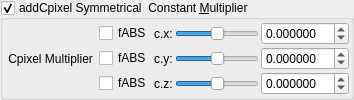
    <widget class="MyGroupBox" name="groupCheck_transf_addCpixel_enabled_false">
     <property name="toolTip">
      <string>&lt;html&gt;&lt;head/&gt;&lt;body&gt;&lt;p&gt;Cpixel is CVector3 c = ( c.x, c.y, c.z). It is each original point (pixel) in 3D space where the iteration starts from, ( c = original z for each point .) It is commonly found in formula structures z = f(z) + c.&lt;/p&gt;&lt;p&gt;The Cpixel multiplier effectively scales this point &amp;quot;c&amp;quot; towards the origin.&lt;/p&gt;&lt;p&gt;This transform allows the addition or subtraction of Cpixel, dependent on whether z is postive or negative.&lt;/p&gt;&lt;p&gt;e.g if &lt;span style=&quot; font-style:italic;&quot;&gt;z.x&lt;/span&gt; is positive then &lt;span style=&quot; font-style:italic;&quot;&gt;fabs(c.x)&lt;/span&gt; is added, if &lt;span style=&quot; font-style:italic;&quot;&gt;z.x&lt;/span&gt; is negative then &lt;span style=&quot; font-style:italic;&quot;&gt;fabs(c)&lt;/span&gt; is subtracted. &lt;/p&gt;&lt;p&gt;Also try negative addCpixel constant multipliers.&lt;/p&gt;&lt;p&gt;If checkBoxes are disabled then Cpixel remains signed.&lt;/p&gt;&lt;p&gt;&lt;br/&gt;&lt;/p&gt;&lt;/body&gt;&lt;/html&gt;</string>
     </property>
     <property name="title">
      <string>addCpixel Symmetrical  Constant &amp;Multiplier </string>
     </property>
     <property name="checkable">
      <bool>true</bool>
     </property>
     <layout class="QVBoxLayout" name="verticalLayout_49">
      <property name="spacing">
       <number>2</number>
      </property>
      <property name="leftMargin">
       <number>2</number>
      </property>
      <property name="topMargin">
       <number>2</number>
      </property>
      <property name="rightMargin">
       <number>2</number>
      </property>
      <property name="bottomMargin">
       <number>2</number>
      </property>
      <item>
       <layout class="QGridLayout" name="gridLayout_23">
        <property name="spacing">
         <number>2</number>
        </property>
        <item row="0" column="4">
         <widget class="MyDoubleSpinBox" name="spinbox3_transf_constant_multiplier_000_x">
          <property name="sizePolicy">
           <sizepolicy hsizetype="Minimum" vsizetype="Maximum">
            <horstretch>0</horstretch>
            <verstretch>0</verstretch>
           </sizepolicy>
          </property>
          <property name="prefix">
           <string/>
          </property>
          <property name="suffix">
           <string/>
          </property>
          <property name="decimals">
           <number>6</number>
          </property>
          <property name="minimum">
           <double>-99.989999999999995</double>
          </property>
          <property name="maximum">
           <double>99.989999999999995</double>
          </property>
          <property name="singleStep">
           <double>0.100000000000000</double>
          </property>
         </widget>
        </item>
        <item row="0" column="2">
         <widget class="QLabel" name="label_109">
          <property name="text">
           <string>c.x:</string>
          </property>
         </widget>
        </item>
        <item row="1" column="4">
         <widget class="MyDoubleSpinBox" name="spinbox3_transf_constant_multiplier_000_y">
          <property name="sizePolicy">
           <sizepolicy hsizetype="Minimum" vsizetype="Maximum">
            <horstretch>0</horstretch>
            <verstretch>0</verstretch>
           </sizepolicy>
          </property>
          <property name="prefix">
           <string/>
          </property>
          <property name="suffix">
           <string/>
          </property>
          <property name="decimals">
           <number>6</number>
          </property>
          <property name="minimum">
           <double>-99.989999999999995</double>
          </property>
          <property name="maximum">
           <double>99.989999999999995</double>
          </property>
          <property name="singleStep">
           <double>0.100000000000000</double>
          </property>
         </widget>
        </item>
        <item row="2" column="4">
         <widget class="MyDoubleSpinBox" name="spinbox3_transf_constant_multiplier_000_z">
          <property name="sizePolicy">
           <sizepolicy hsizetype="Minimum" vsizetype="Maximum">
            <horstretch>0</horstretch>
            <verstretch>0</verstretch>
           </sizepolicy>
          </property>
          <property name="prefix">
           <string/>
          </property>
          <property name="suffix">
           <string/>
          </property>
          <property name="decimals">
           <number>6</number>
          </property>
          <property name="minimum">
           <double>-99.989999999999995</double>
          </property>
          <property name="maximum">
           <double>99.989999999999995</double>
          </property>
          <property name="singleStep">
           <double>0.100000000000000</double>
          </property>
         </widget>
        </item>
        <item row="1" column="2">
         <widget class="QLabel" name="label_110">
          <property name="text">
           <string>c.y:</string>
          </property>
         </widget>
        </item>
        <item row="2" column="2">
         <widget class="QLabel" name="label_111">
          <property name="text">
           <string>c.z:</string>
          </property>
         </widget>
        </item>
        <item row="0" column="3">
         <widget class="QSlider" name="slider3_transf_constant_multiplier_000_x">
          <property name="sizePolicy">
           <sizepolicy hsizetype="Expanding" vsizetype="Maximum">
            <horstretch>0</horstretch>
            <verstretch>0</verstretch>
           </sizepolicy>
          </property>
          <property name="minimum">
           <number>-10000000</number>
          </property>
          <property name="maximum">
           <number>10000000</number>
          </property>
          <property name="value">
           <number>0</number>
          </property>
          <property name="sliderPosition">
           <number>0</number>
          </property>
          <property name="orientation">
           <enum>Qt::Horizontal</enum>
          </property>
         </widget>
        </item>
        <item row="2" column="1">
         <widget class="QCheckBox" name="checkBox_transf_function_enabledz">
          <property name="text">
           <string>fABS</string>
          </property>
         </widget>
        </item>
        <item row="1" column="3">
         <widget class="QSlider" name="slider3_transf_constant_multiplier_000_y">
          <property name="sizePolicy">
           <sizepolicy hsizetype="Expanding" vsizetype="Maximum">
            <horstretch>0</horstretch>
            <verstretch>0</verstretch>
           </sizepolicy>
          </property>
          <property name="minimum">
           <number>-10000000</number>
          </property>
          <property name="maximum">
           <number>10000000</number>
          </property>
          <property name="value">
           <number>0</number>
          </property>
          <property name="sliderPosition">
           <number>0</number>
          </property>
          <property name="orientation">
           <enum>Qt::Horizontal</enum>
          </property>
         </widget>
        </item>
        <item row="0" column="1">
         <widget class="QCheckBox" name="checkBox_transf_function_enabledx">
          <property name="text">
           <string>fABS</string>
          </property>
         </widget>
        </item>
        <item row="2" column="3">
         <widget class="QSlider" name="slider3_transf_constant_multiplier_000_z">
          <property name="sizePolicy">
           <sizepolicy hsizetype="Expanding" vsizetype="Maximum">
            <horstretch>0</horstretch>
            <verstretch>0</verstretch>
           </sizepolicy>
          </property>
          <property name="minimum">
           <number>-10000000</number>
          </property>
          <property name="maximum">
           <number>10000000</number>
          </property>
          <property name="value">
           <number>0</number>
          </property>
          <property name="sliderPosition">
           <number>0</number>
          </property>
          <property name="orientation">
           <enum>Qt::Horizontal</enum>
          </property>
         </widget>
        </item>
        <item row="1" column="1">
         <widget class="QCheckBox" name="checkBox_transf_function_enabledy">
          <property name="text">
           <string>fABS</string>
          </property>
         </widget>
        </item>
        <item row="1" column="0">
         <widget class="QLabel" name="label_112">
          <property name="text">
           <string> Cpixel Multiplier </string>
          </property>
         </widget>
        </item>
       </layout>
      </item>
     </layout>
    </widget>
